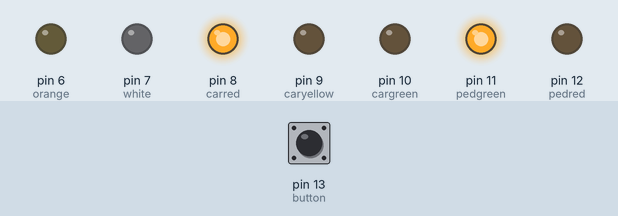
This sketch was run on a simulated Arduino Uno, built with avr-gcc and run on an emulated ATmega328P. On the bench: output pins drawn as LEDs (lit = HIGH). The test bench sets the inputs (shaded band); at power-on: pin 13 (button) LOW.

Above: at 11.8 s.
11.9 s: pin 13 (button) pulled HIGH for 0.15 s
At 12.7 s:
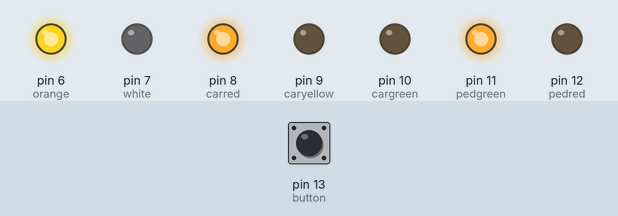
18.0 s: pin 13 (button) pulled HIGH for 3.2 s
At 18.6 s:
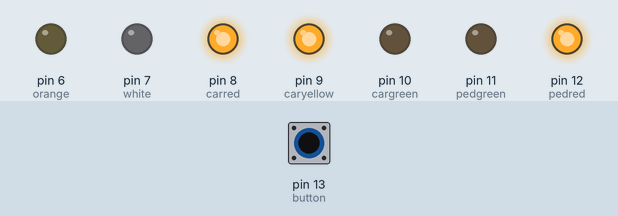
At 22.1 s:
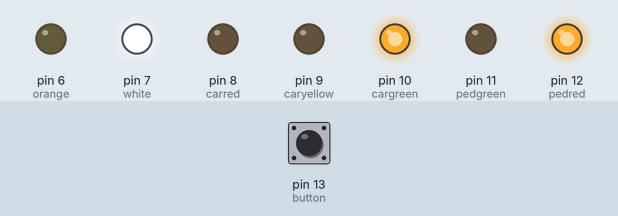
Timing chart, 0 to 48.5 s (numbered marks = the images above; inputs shaded):
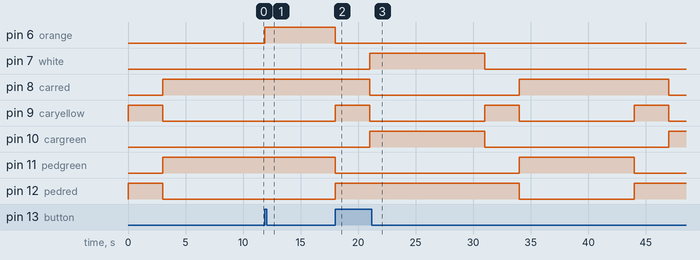

Measured:
- after the input at 11.9 s, pin 6 (orange): LOW → HIGH at once; pin 8 (carred): stays HIGH (without the input it goes to LOW after 4.1 s)
- after the input at 18.0 s, pin 7 (white): LOW → HIGH after 3.0 s, → LOW 10.0 s later; pin 9 (caryellow): alternates HIGH for 3.0 s and LOW for 10.0 s, starting after 13.0 s

The sketch:

ProgramCode.ino
```cpp
//car lights assigned
int cargreen = 10;
int caryellow = 9;
int carred = 8;

//ped lights  assigned
int pedred = 12;
int pedgreen = 11;

//button pin
int button = 13;

//Wait button
int white = 7;

//Orange button
int orange = 6;


unsigned long time1 = 0;
unsigned long time2 = 0;


void setup () {
	pinMode(carred, OUTPUT);
	pinMode(caryellow, OUTPUT);
	pinMode(cargreen, OUTPUT);
	pinMode(pedred, OUTPUT);
	pinMode(pedgreen, OUTPUT);
	pinMode(button, INPUT);
	pinMode(white, OUTPUT);
  	pinMode(orange, OUTPUT);
	Serial.begin(9600);
}

void loop() {
  changeLights();

 }

void changeLights(){
    go_yellow();
    go_red();
    go_yellow_red();
    go_green();
}

void go_yellow(){
  	digitalWrite(cargreen, LOW);
  	digitalWrite(caryellow, HIGH);
  	digitalWrite(pedred, HIGH);
  	digitalWrite(pedgreen, LOW);
  	delay(3000);
}

void go_red(){
  	digitalWrite(caryellow, LOW);
    digitalWrite(carred, HIGH);
    digitalWrite(pedred, LOW);
    digitalWrite(pedgreen, HIGH);
	unsigned long time1 = millis();
    unsigned long time2 = millis();

  	delay(8000);


    unsigned long elapsed = 0;
    bool change = false;
    bool button_on = false;
    while(change == false){
        time2 = millis();
        elapsed = time2 - time1;


        if (digitalRead(button) == HIGH){
            button_on = true;
            digitalWrite(orange, HIGH);
        }

        if((button_on == true) && (elapsed > 15000))
          	change = true;

        if((button_on == false) && (elapsed > 10000))
            change = true;
    }
    digitalWrite(orange, LOW);
  button_on = false;
}


void go_yellow_red(){
  	digitalWrite(caryellow, HIGH);
    digitalWrite(pedred, HIGH);
    digitalWrite(pedgreen, LOW);
    delay(3000);
}

void go_green(){
  	digitalWrite(cargreen, HIGH);
  	digitalWrite(caryellow, LOW);
  	digitalWrite(carred, LOW);
    unsigned long time1 = millis();
    unsigned long time2 = millis();


    unsigned long elapsed = 0;
    bool change = false;
    bool button_on = false;
    while(change == false){
        time2 = millis();
        elapsed = time2 - time1;


        if (digitalRead(button) == HIGH){
            button_on = true;
            digitalWrite(white, HIGH);
        }

        if((button_on == true) && (elapsed > 10000))
          	change = true;

        if(elapsed > 20000)
            change = true;
    }
    digitalWrite(white, LOW);
  button_on = false;
}
```
